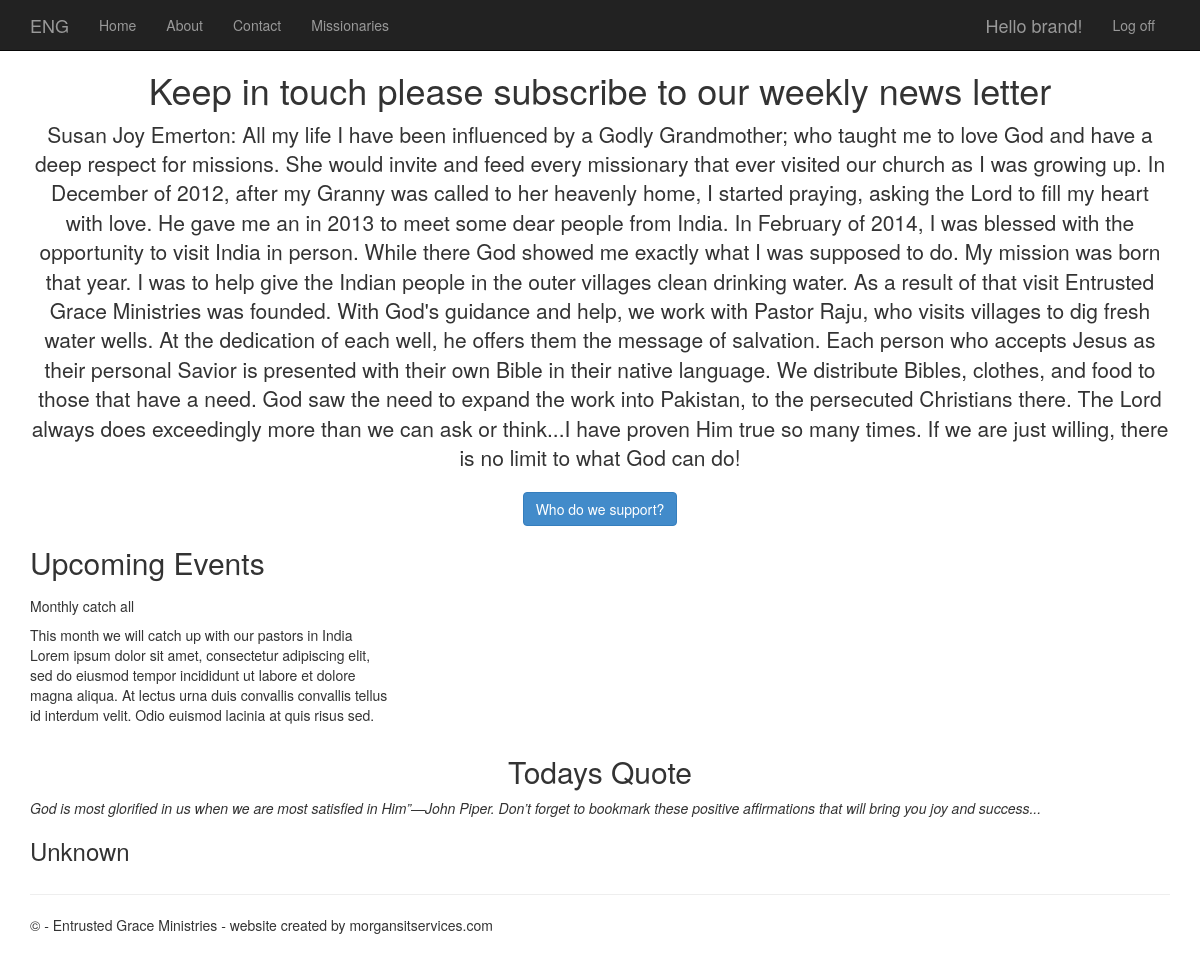
The app's page / (signed in) with its own data.
### app/models.py (models this page shows)
class Main (models.Model):
    intro = models.CharField(max_length=100)
    par1 = models.TextField()

class Events (models.Model):
    title = models.CharField(max_length=100)
    event = models.TextField()

class Quote (models.Model):
    message = models.TextField()
    author = models.CharField(max_length=100)

### app/views.py (the view, shortened to what this page needs)
# urls.py: path('', views.home, name='home'),
def home(request):
    main = Main.objects.first()
    events = Events.objects.all()
    quotes = Quote.objects.first()
    return render(request, 'app/index.html', {'main': main, 'events': events, 'quote': quotes})

### app/templates/app/index.html (shortened to what this page needs)
{% extends "app/layout.html" %}
{% block content %}
<div class="container-fluid modern-homepage">
  <div class="row hero d-flex align-items-center justify-content-center">
    <div class=" col-sm-12 text-center">
      <h1>{{ main.intro }}</h1>
      <p class="lead">{{ main.par1 }}</p>
      <a href="{% url 'pastor_list' %}" class="btn btn-primary">Who do we support?</a>
    </div>
  </div>
  <div class="row spacer"></div>  <div class="row events">
    <div class="col-md-12">
      <h2>Upcoming Events</h2>
      <div class="row">
        {% for event in events %}
          <div class="col-md-4 col-sm-6 mb-4"> <div class="card event-card">
              <div class="card-body">
                <h5 class="card-title">{{ event.title }}</h5>
                <p class="card-text">{{ event.event }}</p>
              </div>
            </div>
          </div>
        {% endfor %}
      </div>
    </div>
  </div>
<h2 style="text-align: center;">Todays Quote</h2>
  <div class="row">
    <div class="col-md-12 col-sm-12 offset-md-2">
      <div class="card shadow-sm">  <div class="card-body">
          <em class="quote-text">{{ quote.message }}</em>
          <h3 class="quote-author">{{ quote.author }}</h3>
        </div>
      </div>
    </div>
  </div>
</div>
{% endblock %}

### app/templates/app/loginpartial.html (shortened to what this page needs)
{% if user.is_authenticated %}
<form id="logoutForm" action="/logout/" method="post" class="navbar-right">
    <ul class="nav navbar-nav navbar-right">
        <li><span class="navbar-brand">Hello {{ user.username }}!</span></li>
        <li><a href="javascript:document.getElementById('logoutForm').submit()">Log off</a></li>
    </ul>
</form>
{% else %}
<ul class="nav navbar-nav navbar-right">
    <li><a href="{% url 'login' %}">Log in</a></li>
</ul>
{% endif %}

### app/static/app/content/site.css (style rules this page uses)
body { padding-top: 50px; padding-bottom: 20px; }

### records on screen
Main: intro "Keep in touch please subscribe to our weekly news letter", par1 "Susan Joy Emerton: All my life I have been influenced by a Godly Grandmother; who taught me to love God and have a deep respect for missions. She would invite and feed every missionary that ever visited our church as I was growing up. In December of 2012, after my Granny was called to her heavenly home, I started praying, asking the Lord to fill my heart with love. He gave me an in 2013 to meet some dear people from India. In February of 2014, I was blessed with the opportunity to visit India in person. While there God showed me exactly what I was supposed to do. My mission was born that year. I was to help give the Indian people in the outer villages clean drinking water. As a result of…"
Events: title "Monthly catch all", event "This month we will catch up with our pastors in India Lorem ipsum dolor sit amet, consectetur adipiscing elit, sed do eiusmod tempor incididunt ut labore et dolore magna aliqua. At lectus urna duis convallis convallis tellus id interdum velit. Odio euismod lacinia at quis risus sed."
Quote: message "God is most glorified in us when we are most satisfied in Him”—John Piper. Don’t forget to bookmark these positive affirmations that will bring you joy and success...", author "Unknown"

### other values on screen
{{ user.username }} "brand"
